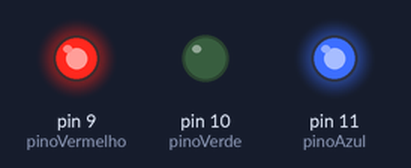
A sketch run on a simulated Arduino Uno, built with avr-gcc and run on an emulated ATmega328P. Parts: output pins drawn as LEDs (lit = HIGH).

Above: at 0.5 s.
At 2.5 s:
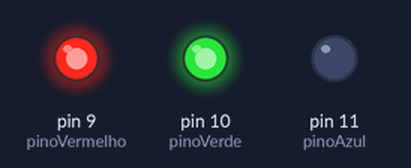
At 3.5 s:
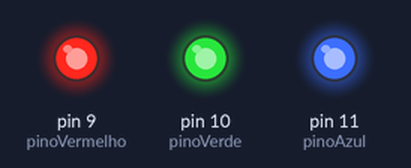
At 4.5 s:
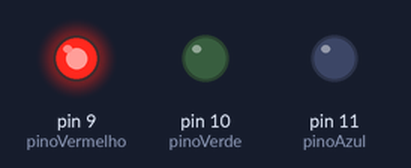
At 6.5 s:
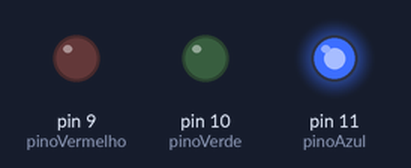
At 8.5 s:
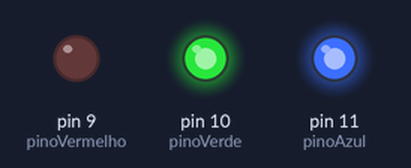
Timing chart, 0 to 9.1 s (numbered marks = the images above):
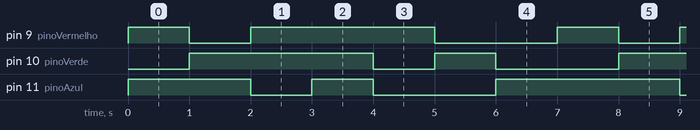

The sketch:

sketch.ino
```cpp
const int pinoVermelho = 9;
const int pinoVerde = 10;
const int pinoAzul = 11;

void setup() {
}

void loop() {
  misturarCores(255, 0, 255);
  delay(1000);

  misturarCores(0, 255, 255);
  delay(1000);

  misturarCores(255, 255, 0);
  delay(1000);

  misturarCores(255, 255, 255);
  delay(1000);

  misturarCores(255, 0, 0);
  delay(1000);

  misturarCores(0, 255, 0);
  delay(1000);

  misturarCores(0, 0, 255);
  delay(1000);
}

void misturarCores(int vermelho, int verde, int azul) {
  analogWrite(pinoVermelho, vermelho);
  analogWrite(pinoVerde, verde);
  analogWrite(pinoAzul, azul);
}
```

Measured:
- by itself, pin 9 (pinoVermelho): repeats every 7.0 s: LOW 1.0 s, HIGH 3.0 s, LOW 2.0 s, HIGH 1.0 s
- by itself, pin 10 (pinoVerde), pin 11 (pinoAzul): repeats every 7.0 s: LOW 1.0 s, HIGH 1.0 s, LOW 2.0 s, HIGH 3.0 s
- by itself, everything shown: repeats every 7.0 s, in 7 steps
